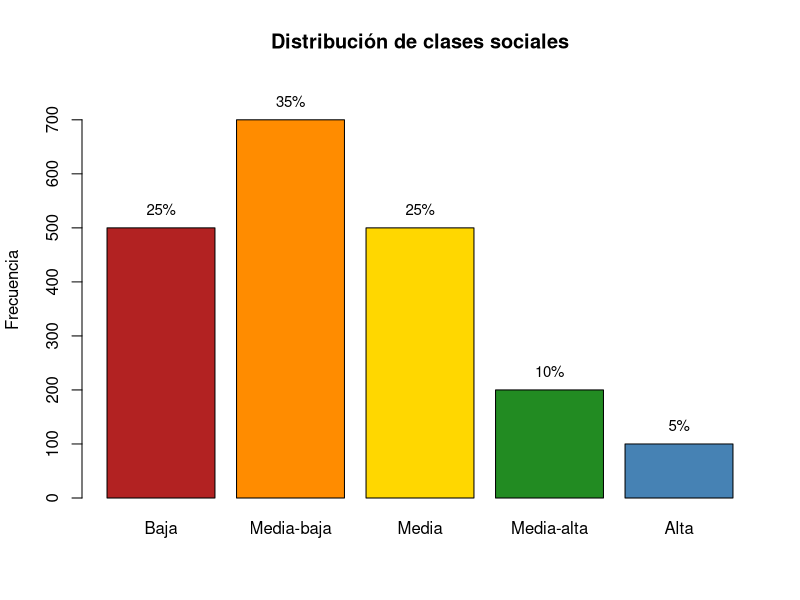
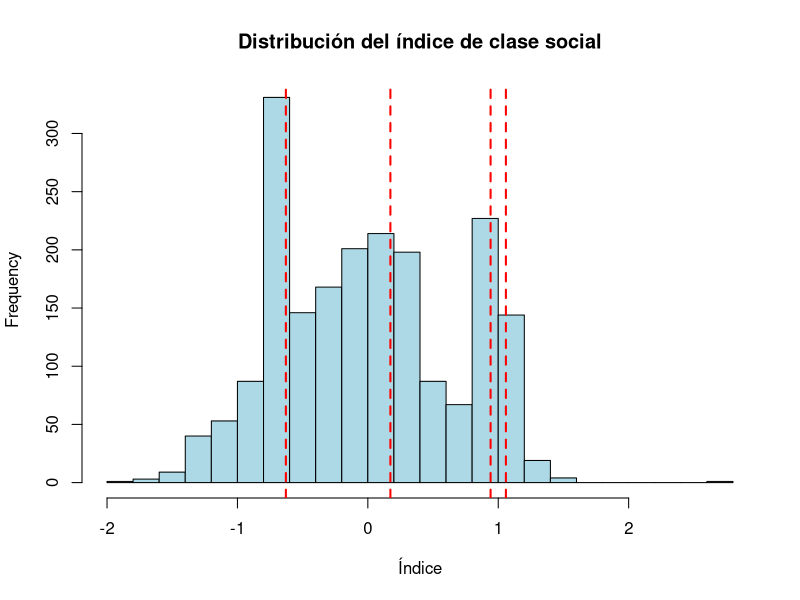
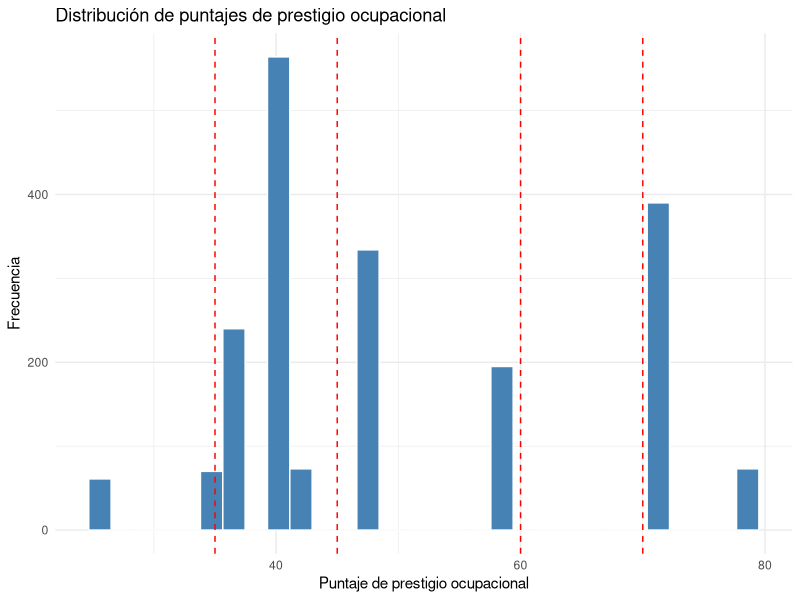

Write R code to recreate these figures, in order.
## ---- chunk 1
# Cargamos las bibliotecas necesarias para el análisis
library(tidyverse)    # Para manipulación y visualización de datos
library(knitr)        # Para presentación de tablas
library(kableExtra)   # Para mejorar el formato de tablas
library(ggplot2)      # Para visualizaciones avanzadas
library(here)         # Para rutas de archivos relativas al proyecto
library(haven)        # Para leer archivos SPSS (.sav)
## ---- chunk 2
# Cargar datos desde archivo SPSS
datos <- read_sav(here("datos", "BBDD Consolidada Maule UCM 2810.sav"))
## ---- chunk 3
# Diccionario de puntajes de prestigio ocupacional
puntajes_prestigio <- tribble(
  ~categoria, ~descripcion, ~puntaje_prestigio,
  1, "Trabajadores no calificados en ventas y servicios, peones agropecuarios, forestales, construcción, etc.", 25.0,
  2, "Obreros, operarios y artesanos de artes mecánicas y de otros oficios", 35.0,
  3, "Trabajadores de los servicios y vendedores de comercio y mercados", 37.0,
  4, "Agricultores y trabajadores calificados agropecuarios y pesqueros", 42.0,
  5, "Operadores de instalaciones y máquinas y montadores / conductores de vehículos", 40.0,
  6, "Empleados de oficina públicos y privados", 47.0,
  7, "Técnicos y profesionales de nivel medio (incluye hasta suboficiales FFAA y Carabineros)", 58.0,
  8, "Profesionales, científicos e intelectuales", 72.0,
  9, "Alto ejecutivo (gerente general o gerente de área o sector) de empresa privadas o públicas. Director o dueño de grand", 78.0,
  10, "Otros grupos no identificados (incluye rentistas, incapacitados, estudiantes, dueña de casa, etc.)", 40.0
)

# Mostrar el diccionario de puntajes
kable(puntajes_prestigio, 
      caption = "Puntajes de prestigio ocupacional asignados a cada categoría",
      col.names = c("Código Categoría", "Descripción", "Puntaje de Prestigio")) %>%
  kable_styling(bootstrap_options = c("striped", "hover"), full_width = FALSE)
## ---- chunk 4
# Función para asignar puntajes de prestigio según la categoría ocupacional
asignar_prestigio <- function(categoria) {
  if (is.na(categoria)) return(NA)
  
  # Buscar el puntaje correspondiente en el diccionario
  prestigio <- puntajes_prestigio$puntaje_prestigio[puntajes_prestigio$categoria == categoria]
  
  # Si no se encuentra la categoría, devolver NA
  if (length(prestigio) == 0) return(NA)
  
  return(prestigio)
}
## ---- chunk 5
# Aplicar la función a las variables ocupacionales
datos <- datos %>%
  mutate(
    # Convertir categorías ocupacionales a puntajes de prestigio
    prestigio_M9A = sapply(M9A, asignar_prestigio),
    prestigio_M9B = sapply(M9B, asignar_prestigio),
    
    # Tomar el máximo puntaje de prestigio entre el entrevistado y el sostenedor
    nivel_ocup_prestigio = pmax(prestigio_M9A, prestigio_M9B, na.rm = TRUE)
  )
## ---- chunk 6
# Crear indicador de clase social con puntajes de prestigio
datos_clase <- datos %>%
  mutate(
    # 1. Educación (mayor nivel entre el entrevistado y el sostenedor)
    nivel_educ = pmax(M61, M62, na.rm = TRUE),
    
    # 2. Ocupación (mayor prestigio ocupacional entre entrevistado y sostenedor)
    nivel_ocup = nivel_ocup_prestigio,  # Usamos el puntaje de prestigio en lugar de la categoría
    
    # 3. Índice de posesiones (normalizado)
    indice_posesiones = (
      scale(M13_1) +  # Autos
        scale(M13_2) +  # Baños
        scale(M13_3) +  # Metros cuadrados construidos
        scale(M13_5) +  # Televisores
        scale(M13_6)    # Libros
    ) / 5,  # Promedio para dar igual peso
    
    # 4. Gastos mensuales (normalizado)
    indice_gastos = (
      scale(M16_1) +  # Agua
        scale(M16_2) +  # Electricidad
        scale(M16_3) +  # Combustible
        scale(M16_4)    # Calefacción
    ) / 4  # Promedio para dar igual peso
  )
## ---- chunk 7
# Normalizar variables para que todas tengan el mismo peso
datos_clase <- datos_clase %>%
  mutate(
    nivel_educ_norm = scale(nivel_educ),
    nivel_ocup_norm = scale(nivel_ocup)  # Normalizamos el puntaje de prestigio
  )

# Crear índice compuesto con ponderación ajustada
# Educación (40%), Ocupación (35%), Posesiones (20%), Gastos (5%)
datos_clase <- datos_clase %>%
  mutate(
    indice_clase_social = (
      nivel_educ_norm * 0.40 +
        nivel_ocup_norm * 0.35 +
        indice_posesiones * 0.20 +
        indice_gastos * 0.05
    )
  )
## ---- chunk 8
# Exploramos la distribución para determinar puntos de corte adecuados
quantile(datos_clase$indice_clase_social, probs = seq(0, 1, 0.1), na.rm = TRUE)
## ---- chunk 9
# Usar puntos de corte basados en percentiles específicos para reflejar la estructura social chilena
datos_clase <- datos_clase %>%
  mutate(
    clase_social_cat = case_when(
      indice_clase_social < quantile(indice_clase_social, 0.25, na.rm = TRUE) ~ "Baja",
      indice_clase_social >= quantile(indice_clase_social, 0.25, na.rm = TRUE) & 
        indice_clase_social < quantile(indice_clase_social, 0.60, na.rm = TRUE) ~ "Media-baja",
      indice_clase_social >= quantile(indice_clase_social, 0.60, na.rm = TRUE) & 
        indice_clase_social < quantile(indice_clase_social, 0.85, na.rm = TRUE) ~ "Media",
      indice_clase_social >= quantile(indice_clase_social, 0.85, na.rm = TRUE) & 
        indice_clase_social < quantile(indice_clase_social, 0.95, na.rm = TRUE) ~ "Media-alta",
      indice_clase_social >= quantile(indice_clase_social, 0.95, na.rm = TRUE) ~ "Alta",
      TRUE ~ NA_character_
    ),
    
    clase_social_cat = factor(clase_social_cat, 
                             levels = c("Baja", "Media-baja", "Media", 
                                        "Media-alta", "Alta"))
  )
## ---- chunk 10
# Verificar distribución
distribucion <- table(datos_clase$clase_social_cat, useNA = "ifany")
print(distribucion)

# Calcular porcentajes
porcentajes <- prop.table(distribucion) * 100
print(round(porcentajes, 1))
## ---- chunk 11
# Visualizar la distribución de las clases sociales
barplot(distribucion, 
        main = "Distribución de clases sociales",
        col = c("firebrick", "darkorange", "gold", "forestgreen", "steelblue"),
        ylab = "Frecuencia",
        ylim = c(0, max(distribucion) * 1.1))

# Añadir etiquetas de porcentaje
text(x = seq(0.7, by = 1.2, length.out = 5),
     y = distribucion + max(distribucion) * 0.05,
     labels = paste0(round(porcentajes, 1), "%"),
     cex = 0.9)
## ---- chunk 12
# Visualizar el índice completo
hist(datos_clase$indice_clase_social, 
     main = "Distribución del índice de clase social",
     xlab = "Índice", 
     col = "lightblue",
     breaks = 20)

# Añadir líneas verticales en los puntos de corte
abline(v = quantile(datos_clase$indice_clase_social, 
                   c(0.25, 0.60, 0.85, 0.95), 
                   na.rm = TRUE),
       col = "red", lwd = 2, lty = 2)

# Añadir etiquetas para las categorías
text(x = c(
  mean(c(min(datos_clase$indice_clase_social, na.rm = TRUE), 
        quantile(datos_clase$indice_clase_social, 0.25, na.rm = TRUE))),
  mean(c(quantile(datos_clase$indice_clase_social, 0.25, na.rm = TRUE),
        quantile(datos_clase$indice_clase_social, 0.60, na.rm = TRUE))),
  mean(c(quantile(datos_clase$indice_clase_social, 0.60, na.rm = TRUE),
        quantile(datos_clase$indice_clase_social, 0.85, na.rm = TRUE))),
  mean(c(quantile(datos_clase$indice_clase_social, 0.85, na.rm = TRUE),
        quantile(datos_clase$indice_clase_social, 0.95, na.rm = TRUE))),
  mean(c(quantile(datos_clase$indice_clase_social, 0.95, na.rm = TRUE),
        max(datos_clase$indice_clase_social, na.rm = TRUE)))
),
     y = max(hist(datos_clase$indice_clase_social, plot = FALSE)$counts) * 0.9,
     labels = c("Baja", "Media-baja", "Media", "Media-alta", "Alta"),
     col = "blue")
## ---- chunk 13
# Explorar distribución por nivel ocupacional
ggplot(datos_clase, aes(x = nivel_ocup)) +
  geom_histogram(fill = "steelblue", color = "white", bins = 30) +
  labs(title = "Distribución de puntajes de prestigio ocupacional",
       x = "Puntaje de prestigio ocupacional",
       y = "Frecuencia") +
  theme_minimal() +
  geom_vline(xintercept = c(35, 45, 60, 70), 
             linetype = "dashed", 
             color = "red")
## ---- chunk 14
# Calcular estadísticas descriptivas por categoría
estadisticas_por_clase <- datos_clase %>%
  group_by(clase_social_cat) %>%
  summarize( 
    n = n(),
    porcentaje = n() / nrow(datos_clase) * 100,
    indice_promedio = mean(indice_clase_social, na.rm = TRUE),
    educacion_promedio = mean(nivel_educ, na.rm = TRUE),
    ocupacion_promedio = mean(nivel_ocup, na.rm = TRUE),
    autos_promedio = mean(M13_1, na.rm = TRUE),
    metros2_promedio = mean(M13_3, na.rm = TRUE)
  )

# Mostrar tabla formateada
kable(estadisticas_por_clase, 
      digits = 2,
      caption = "Características de las clases sociales",
      col.names = c("Clase social", "N", "Porcentaje", "Índice promedio", 
                   "Nivel educativo", "Prestigio ocupacional", 
                   "Automóviles", "Metros² vivienda")) %>%
  kable_styling(bootstrap_options = c("striped", "hover"), full_width = FALSE)
## ---- chunk 15
# Matriz de correlación entre componentes
componentes <- datos_clase %>%
  select(nivel_educ, nivel_ocup, indice_posesiones, indice_gastos)

cor_matrix <- cor(componentes, use = "pairwise.complete.obs")

# Mostrar matriz de correlación
kable(round(cor_matrix, 2),
      caption = "Correlaciones entre los componentes del índice") %>%
  kable_styling(bootstrap_options = c("striped", "hover"), full_width = FALSE)
